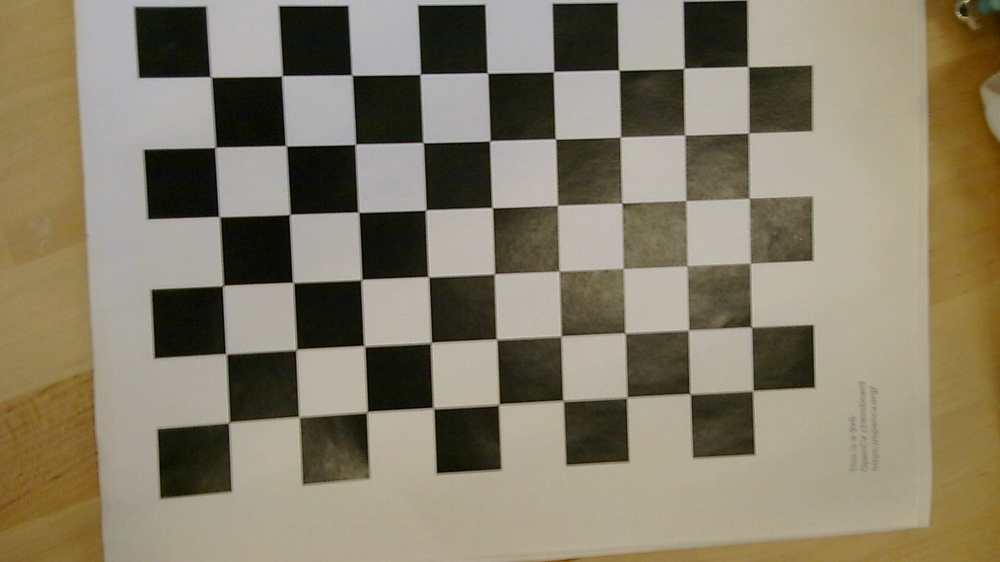
#> input picture src/images/calib_0.jpg, 1000 x 562 px, shrunk from 1920 x 1080 before the run; its folder holds only this picture in this run
$ python cameraCallibration.py
#> lines starting #> are read from the running program, lines starting #| are printed output that depends on the picture; after the words box and inside, x2 and y2 are one past the last pixel; in counts of white or black regions, pixels touching at a corner belong together
# @Author: Isabella Fernandes
# Calibrates the camera using checkerboard images.

import cv2
import os
import numpy as np

# Arrays to store object points and image points
objPoints3D = []
imgPoints2D = []

# Termination criteria for corner refinement
criteria = (cv2.TERM_CRITERIA_EPS + cv2.TERM_CRITERIA_MAX_ITER, 30, 0.001)

# Calibration data path
calib_data_path = "../calib_data"
if not os.path.isdir(calib_data_path):
    os.makedirs(calib_data_path)
    print("Directory created:", calib_data_path)

# Define the real-world checkerboard pattern size (9x6 inner corners)
CHECKERBOARD_SIZE = (9, 6)
SQUARE_SIZE = 2.4  # Adjust based on your actual checkerboard

# Prepare object points
obj3D = np.zeros((CHECKERBOARD_SIZE[0] * CHECKERBOARD_SIZE[1], 3), np.float32)
obj3D[:, :2] = np.mgrid[0:CHECKERBOARD_SIZE[0], 0:CHECKERBOARD_SIZE[1]].T.reshape(-1, 2)
obj3D *= SQUARE_SIZE  # Scale the points

# Check if the images directory exists
image_dir_path = "images"
if not os.path.exists(image_dir_path):
    raise Exception(f"ERROR: Image directory '{image_dir_path}' not found.")

files = os.listdir(image_dir_path)  # List all files in the directory

for file in files:
    imagePath = os.path.join(image_dir_path, file)
    image = cv2.imread(imagePath)
#> image is the input picture: shape (562, 1000, 3); mean B, G, R 105, 126, 134.3

    if image is None:
        print(f"ERROR: Cannot read {file}. Skipping...")
        continue

    gray = cv2.cvtColor(image, cv2.COLOR_BGR2GRAY)
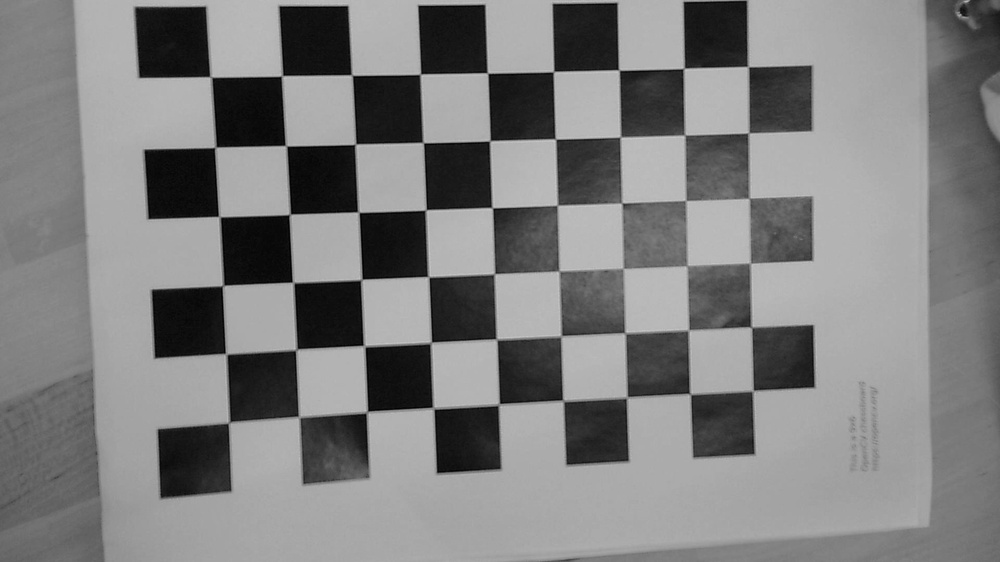
#> gray: shape (562, 1000); min 0, max 203, mean 126.1

    # Detect chessboard corners
    ret, corners = cv2.findChessboardCorners(gray, CHECKERBOARD_SIZE, None)
#> ret = True; corners = 54 rows, first 8: [210.5, 76.97], [281.4, 75.51], [352.3, 74.53], [420.6, 74.51], [487.6, 73.11], [553.8, 71.88], [619, 69.92], [684.1, 68.51]

    if not ret:
        print(f"Chessboard not found in {file}. Skipping...")
        continue

    # Refine corner detection
    corners2 = cv2.cornerSubPix(gray, corners, (3, 3), (-1, -1), criteria)
#> corners2 = 54 rows, first 8: [210.5, 76.74], [282, 75.71], [351.8, 74.89], [420.2, 74.26], [487.6, 73.11], [553.5, 71.63], [619, 70.1], [683.9, 68.27]
    objPoints3D.append(obj3D)
    imgPoints2D.append(corners2)

    # Draw detected corners
    cv2.drawChessboardCorners(image, CHECKERBOARD_SIZE, corners2, ret)
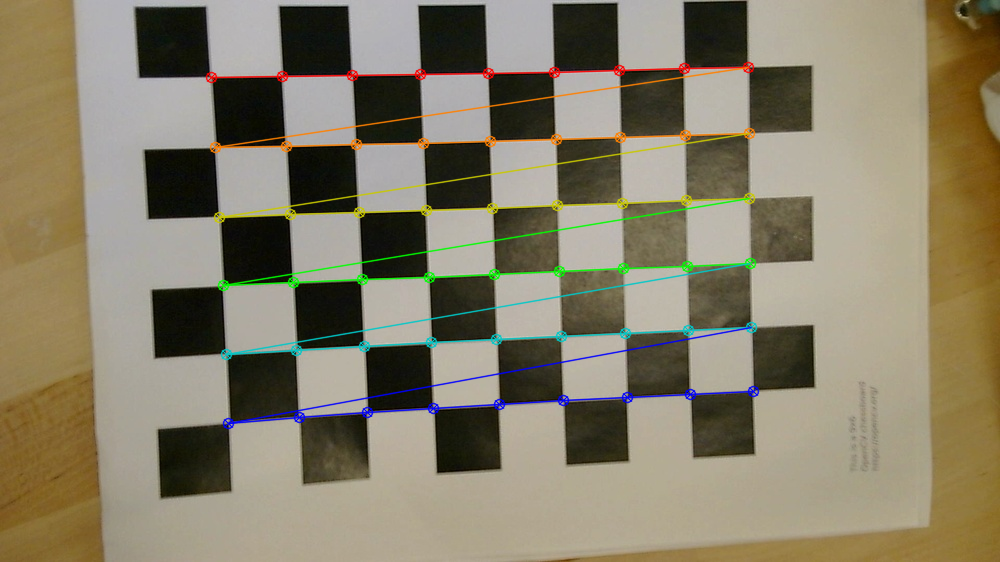
#> image: shape (562, 1000, 3); 3.87% of pixels changed, all inside (x1, y1, x2, y2) = (205, 61, 760, 430)
    cv2.imshow("Calibration Image", image)
    cv2.waitKey(500)  # Show image for 500ms
    cv2.destroyAllWindows()  # Ensure windows are closed after displaying

# Ensure we have valid points before calibrating
if not objPoints3D or not imgPoints2D:
    print("ERROR: No valid calibration images found. Check 'images/' directory.")
    exit(1)

# Perform camera calibration
ret, mtx, dist, rVecs, tVecs = cv2.calibrateCamera(objPoints3D, imgPoints2D, gray.shape[::-1], None, None)
#> ret = 0.358; mtx = [[1137.9, 0, 462], [0, 1132.2, 315.3], [0, 0, 1]]; dist = [[0.403, -3.11, 0.0152, 4.55e-05, 13.63]]; rVecs = ([0.0836, -0.145, -0.0422],); tVecs = ([-8.58, -8.23, 39.38],)

print("Calibration Successful!")

# Save calibration data
print("Saving calibration data...")
np.savez(f"{calib_data_path}/CalibrationData", matrix=mtx, distCoef=dist, rVector=rVecs, tVector=tVecs)

print("Calibration data saved.")

$ run again, on src/images/calib_4.jpg
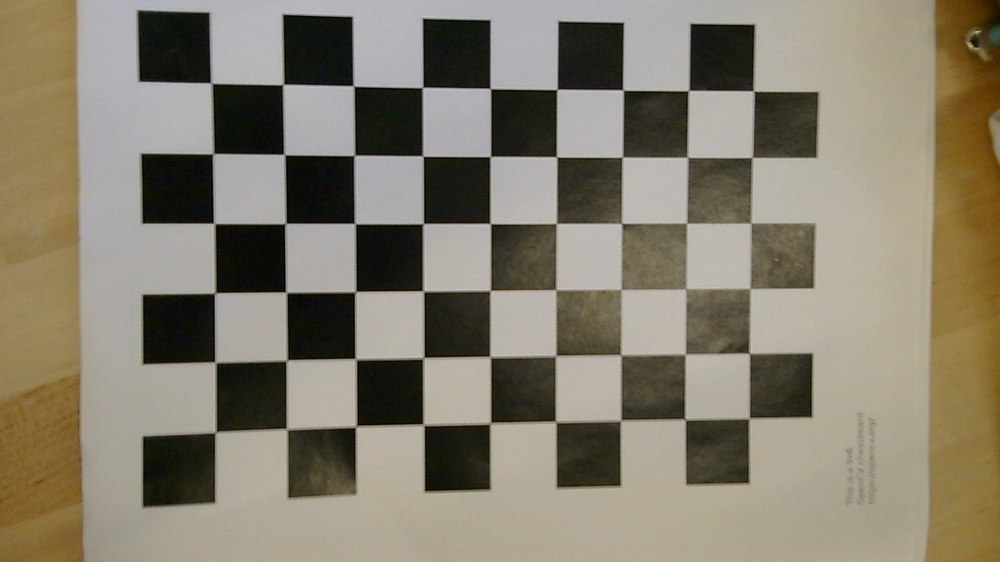
#> input picture src/images/calib_4.jpg, 1000 x 562 px, shrunk from 1920 x 1080 before the run
#> image is the input picture: shape (562, 1000, 3); mean B, G, R 109.7, 126.4, 133.4
#> `gray = cv2.cvtColor(image, cv2.COLOR_BGR2GRAY)`:
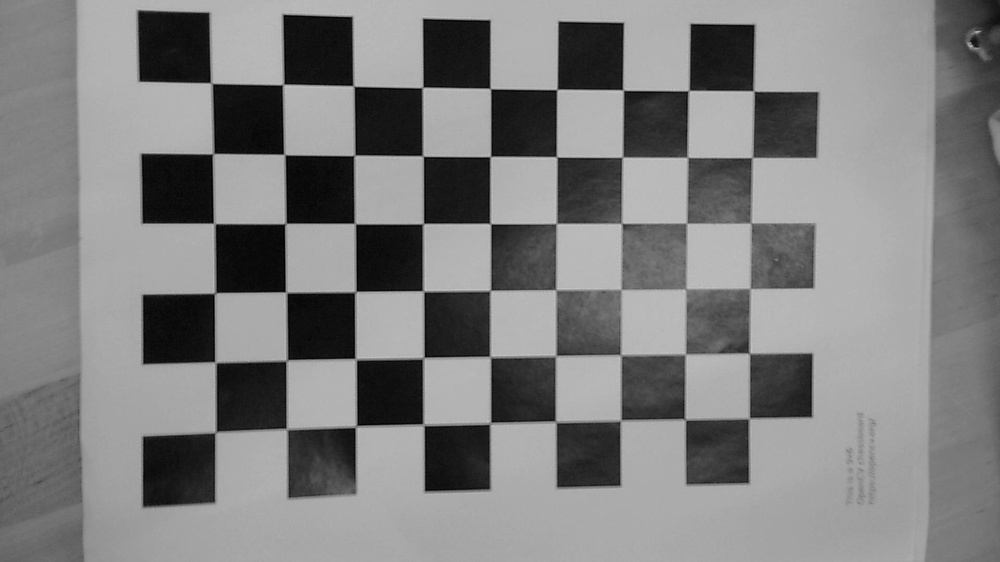
#> gray: shape (562, 1000); min 0, max 203, mean 126.6
#> `ret, corners = cv2.findChessboardCorners(gray, CHECKERBOARD_SIZE, None)`: ret = True; corners = 54 rows, first 8: [211.5, 83.25], [283, 84.42], [353.2, 86.06], [422.1, 86.94], [490.4, 88.57], [556.9, 89.55], [623, 90.06], [688.9, 90.81]
#> corners2 = 54 rows, first 8: [211.2, 83.07], [283.2, 84.27], [353.4, 85.8], [422.5, 87.39], [490.4, 88.62], [556.9, 89.51], [623.2, 90.04], [688.7, 90.48]
#> `cv2.drawChessboardCorners(image, CHECKERBOARD_SIZE, corners2, ret)`:
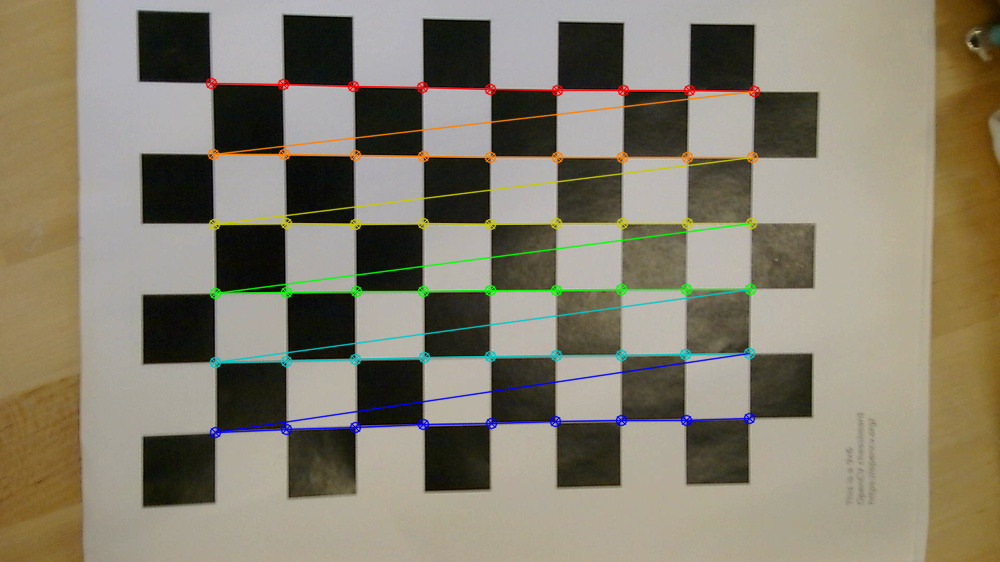
#> image: shape (562, 1000, 3); 3.92% of pixels changed, all inside (x1, y1, x2, y2) = (205, 77, 761, 439)
#> `ret, mtx, dist, rVecs, tVecs = cv2.calibrateCamera(objPoints3D, imgPoi..`: ret = 0.349; mtx = [[1182.4, 0, 477.4], [0, 1175.1, 296.8], [0, 0, 1]]; dist = [[0.405, -3.96, 0.0117, 0.00512, 22.37]]; rVecs = ([0.0633, -0.148, -0.00482],); tVecs = ([-9.04, -7.34, 40.59],)

$ run again, on src/images/calib_6.jpg
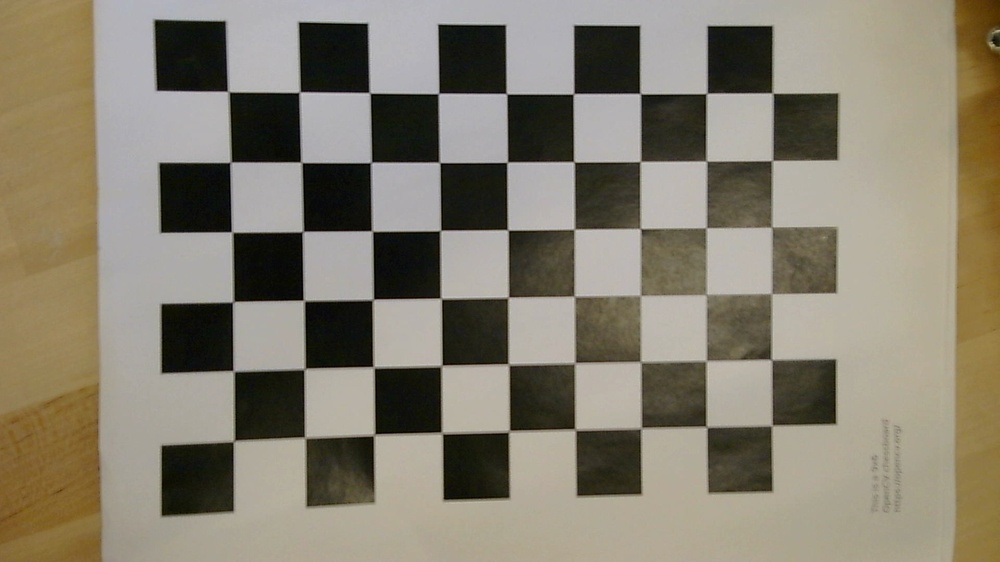
#> input picture src/images/calib_6.jpg, 1000 x 562 px, shrunk from 1920 x 1080 before the run
#> image is the input picture: shape (562, 1000, 3); mean B, G, R 111, 127, 133.6
#> `gray = cv2.cvtColor(image, cv2.COLOR_BGR2GRAY)`:
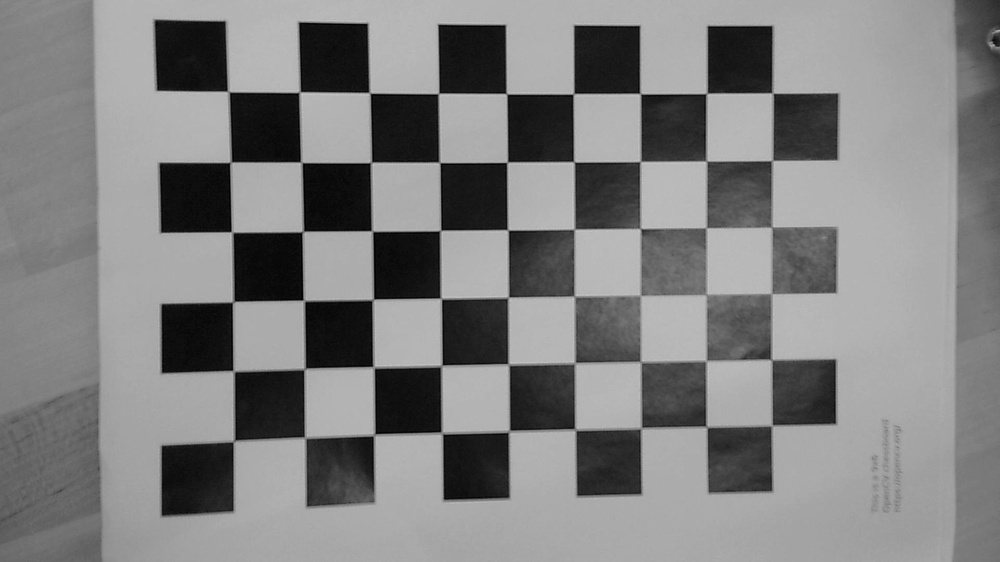
#> gray: shape (562, 1000); min 0, max 201, mean 127.1
#> `ret, corners = cv2.findChessboardCorners(gray, CHECKERBOARD_SIZE, None)`: ret = True; corners = 54 rows, first 8: [228.9, 90.93], [299.7, 91.96], [369.8, 92.36], [439.1, 94.18], [506.5, 93.68], [573, 93.42], [639.6, 94.29], [707, 94.13]
#> corners2 = 54 rows, first 8: [228, 91.43], [299.6, 91.87], [369.6, 92.73], [438.5, 93.45], [506.6, 93.81], [573.5, 93.81], [640.2, 93.55], [706.6, 93.36]
#> `cv2.drawChessboardCorners(image, CHECKERBOARD_SIZE, corners2, ret)`:
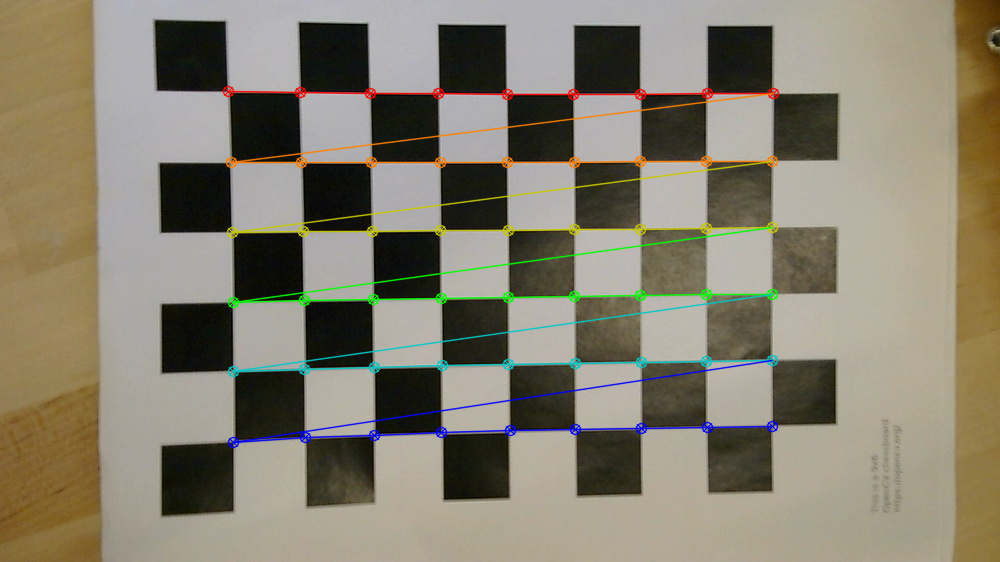
#> image: shape (562, 1000, 3); 3.94% of pixels changed, all inside (x1, y1, x2, y2) = (222, 85, 780, 449)
#> `ret, mtx, dist, rVecs, tVecs = cv2.calibrateCamera(objPoints3D, imgPoi..`: ret = 0.404; mtx = [[1723.3, 0, 453.9], [0, 1709.6, 319.5], [0, 0, 1]]; dist = [[0.873, -13.51, 0.0193, -0.01, 116.1]]; rVecs = ([0.0661, -0.153, -0.0131],); tVecs = ([-7.62, -7.82, 59.26],)
